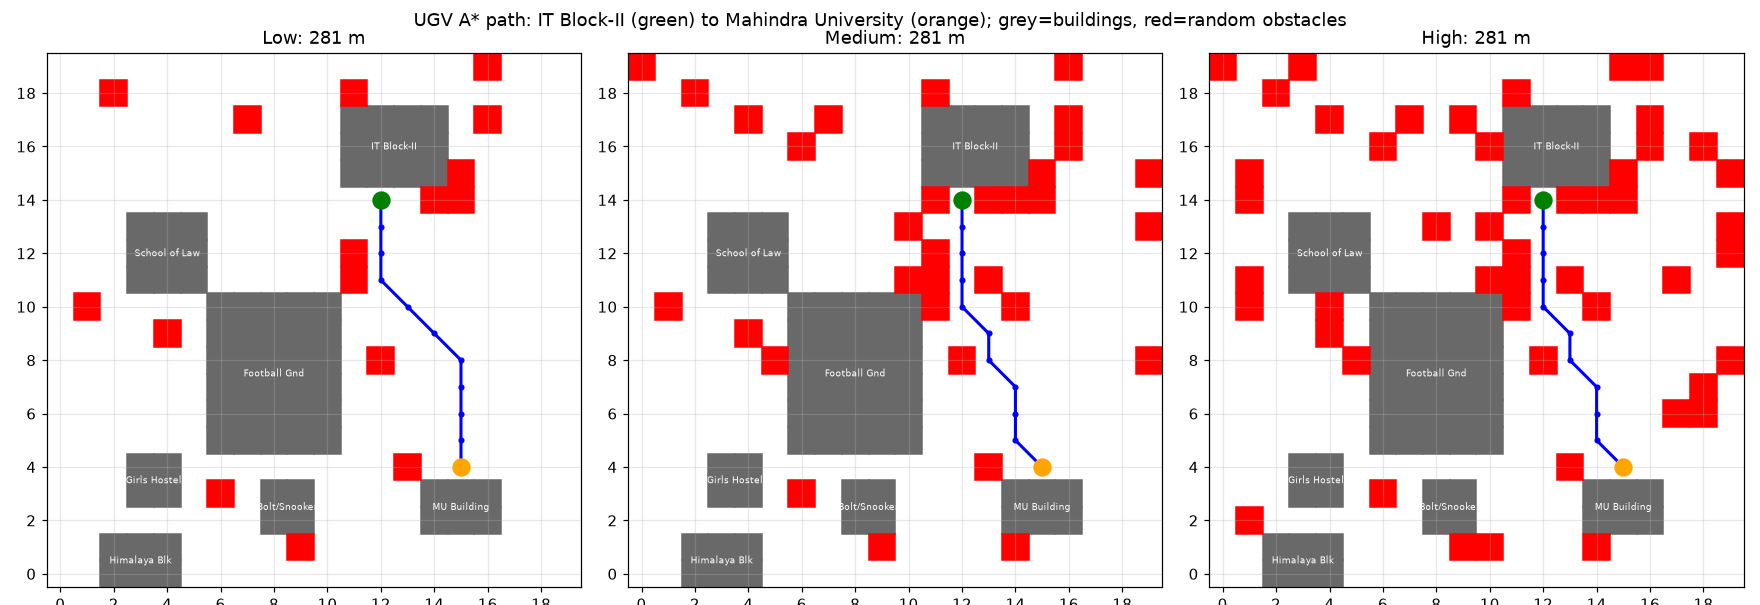

This chart was generated by the following Python code:
"""UGV shortest path on a simplified Mahindra University map (20x20 grid, 1 cell = 25 m)
State = (x, y) cell | Actions = 8 moves | Cost = 1 (straight) or 1.414 (diagonal) | Search = A*"""
import heapq, math, random
import matplotlib.pyplot as plt

N, CELL = 20, 25                       # grid size, metres per cell
START, GOAL = (12, 14), (15, 4)        # IT Block-II exit -> Mahindra University

# Known obstacles (buildings): name -> (x1, y1, x2, y2) in cell coordinates
BUILDINGS = {
    "IT Block-II":   (11, 15, 14, 17),
    "School of Law": (3, 11, 5, 13),
    "Football Gnd":  (6, 5, 10, 10),
    "Girls Hostel":  (3, 3, 4, 4),
    "Himalaya Blk":  (2, 0, 4, 1),
    "Bolt/Snooker":  (8, 2, 9, 3),
    "MU Building":   (14, 2, 16, 3),
}
known = {(x, y) for (x1, y1, x2, y2) in BUILDINGS.values()
         for x in range(x1, x2 + 1) for y in range(y1, y2 + 1)}

# Random extra obstacles: Low 5%, Medium 10%, High 15% of free cells (nested)
random.seed(1)
free = [(x, y) for x in range(N) for y in range(N)
        if (x, y) not in known and (x, y) not in (START, GOAL)]
random.shuffle(free)
LEVELS = {"Low": 0.05, "Medium": 0.10, "High": 0.15}

# ---- State-space definition ----
MOVES = [(1,0),(-1,0),(0,1),(0,-1),(1,1),(1,-1),(-1,1),(-1,-1)]

def actions(s, obstacles):                       # legal next states from s
    out = []
    for dx, dy in MOVES:
        n = (s[0] + dx, s[1] + dy)
        if 0 <= n[0] < N and 0 <= n[1] < N and n not in obstacles:
            if dx and dy and ((s[0]+dx, s[1]) in obstacles or (s[0], s[1]+dy) in obstacles):
                continue                         # no cutting corners
            out.append(n)
    return out

def cost(a, b):                                  # step cost
    return math.sqrt(2) if a[0] != b[0] and a[1] != b[1] else 1.0

def h(s):                                        # heuristic: straight-line distance to goal
    return math.dist(s, GOAL)

# ---- A* search ----
def astar(obstacles):
    g, parent, closed = {START: 0}, {START: None}, set()
    open_list = [(h(START), START)]
    while open_list:
        _, s = heapq.heappop(open_list)
        if s in closed: continue
        closed.add(s)
        if s == GOAL:                            # goal test
            path = []
            while s: path.append(s); s = parent[s]
            return path[::-1], g[GOAL], len(closed)
        for n in actions(s, obstacles):
            new_g = g[s] + cost(s, n)
            if new_g < g.get(n, float("inf")):
                g[n], parent[n] = new_g, s
                heapq.heappush(open_list, (new_g + h(n), n))
    return None, None, len(closed)

# ---- Run for each density level and plot ----
fig, axes = plt.subplots(1, 3, figsize=(16, 5.5))
for ax, (name, frac) in zip(axes, LEVELS.items()):
    extra = set(free[:int(frac * len(free))])
    obstacles = known | extra
    path, length, expanded = astar(obstacles)
    print(f"\n=== {name} density ({len(extra)} random obstacles) ===")
    if path is None:
        print("No path found"); title = f"{name}: no path"
    else:
        straight = math.dist(START, GOAL) * CELL
        dist_m = length * CELL
        turns = sum(1 for i in range(1, len(path) - 1) if
                    (path[i][0]-path[i-1][0], path[i][1]-path[i-1][1]) !=
                    (path[i+1][0]-path[i][0], path[i+1][1]-path[i][1]))
        print(f"Path length        : {dist_m:.1f} m")
        print(f"Straight distance  : {straight:.1f} m")
        print(f"Path efficiency    : {100*straight/dist_m:.1f} %")
        print(f"Number of turns    : {turns}")
        print(f"States expanded    : {expanded} of {N*N - len(obstacles)}")
        print("Path coordinates   :", path)
        title = f"{name}: {dist_m:.0f} m"
        ax.plot([p[0] for p in path], [p[1] for p in path], "b-o", ms=3, lw=2)
    for (x, y) in known: ax.add_patch(plt.Rectangle((x-.5, y-.5), 1, 1, color="dimgray"))
    for (x, y) in extra: ax.add_patch(plt.Rectangle((x-.5, y-.5), 1, 1, color="red"))
    for nm, (x1, y1, x2, y2) in BUILDINGS.items():
        ax.text((x1+x2)/2, (y1+y2)/2, nm, color="white", ha="center", va="center", fontsize=6)
    ax.plot(*START, "go", ms=11); ax.plot(*GOAL, "o", color="orange", ms=11)
    ax.set_xlim(-.5, N-.5); ax.set_ylim(-.5, N-.5); ax.set_aspect("equal")
    ax.set_xticks(range(0, N, 2)); ax.set_yticks(range(0, N, 2)); ax.grid(alpha=.3)
    ax.set_title(title)
plt.suptitle("UGV A* path: IT Block-II (green) to Mahindra University (orange); grey=buildings, red=random obstacles")
plt.tight_layout(); plt.savefig("ugv_simple.png", dpi=110)
